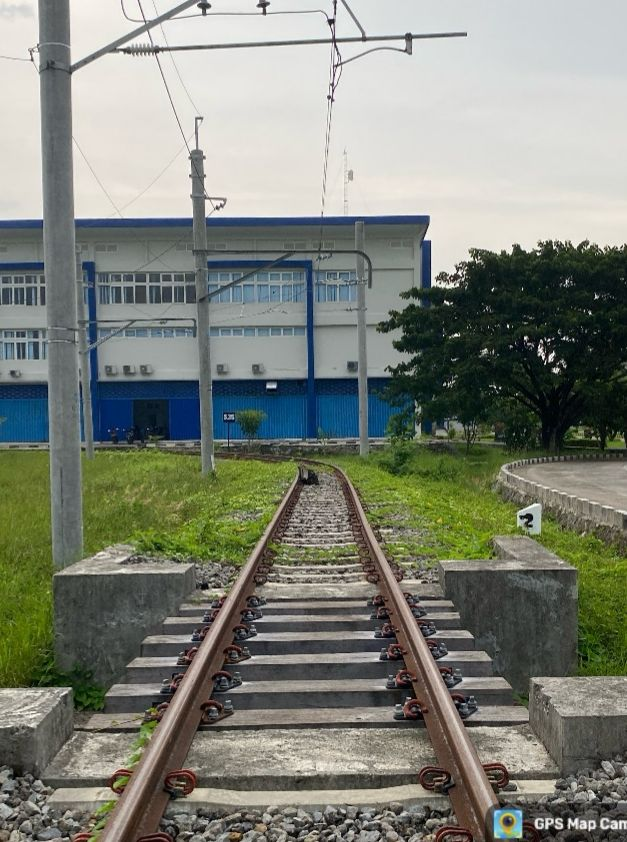
#> input picture sampel.jpg, 627 x 842 px, found by its file name
$ python canny_edge.py
#> lines starting #> are read from the running program, lines starting #| are printed output that depends on the picture
import cv2
import numpy as np

def canny_edge_detection(image_path):
    """Mendeteksi tepi menggunakan metode Canny Edge Detection"""
#> called with image_path = 'dataset/sampel.jpg'
    img = cv2.imread(image_path, cv2.IMREAD_GRAYSCALE)
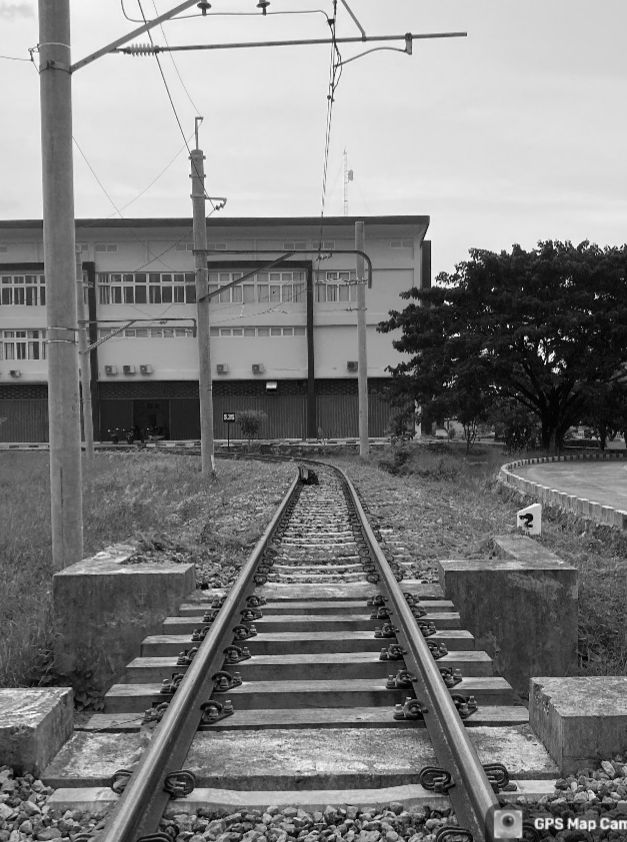
#> img: shape (842, 627); min 0, max 255, mean 127.1
    img_blur = cv2.GaussianBlur(img, (5, 5), 0)
    edges = cv2.Canny(img_blur, 50, 150)
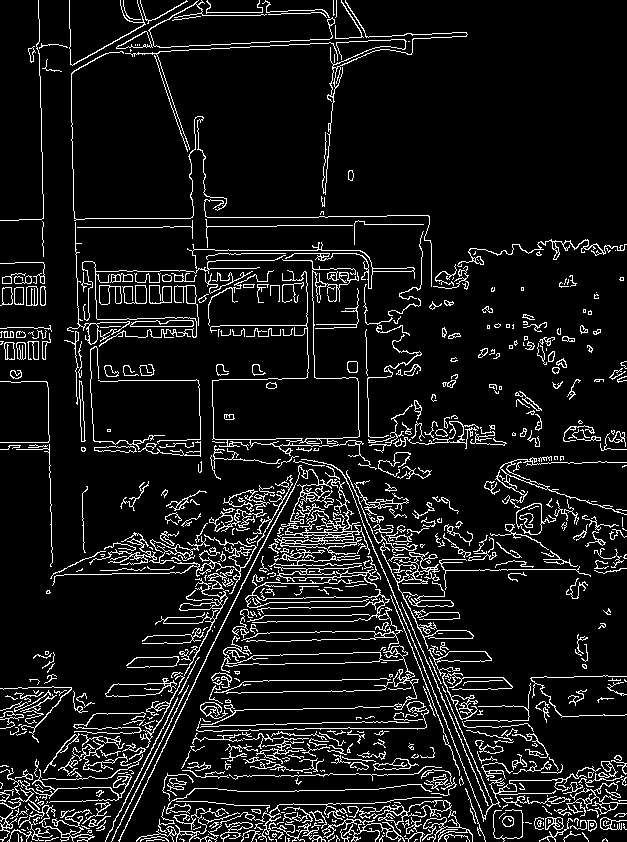
#> edges: shape (842, 627); 9.4% white in thin lines or dots

    cv2.imshow("Canny Edge Detection", edges)
    cv2.waitKey(0)
    cv2.destroyAllWindows()

    cv2.imwrite("canny_result.jpg", edges)

    return "canny_result.jpg"

# Contoh penggunaan
canny_edge_detection("dataset/sampel.jpg")

$ run again, with Combined.png saved as sampel.jpg
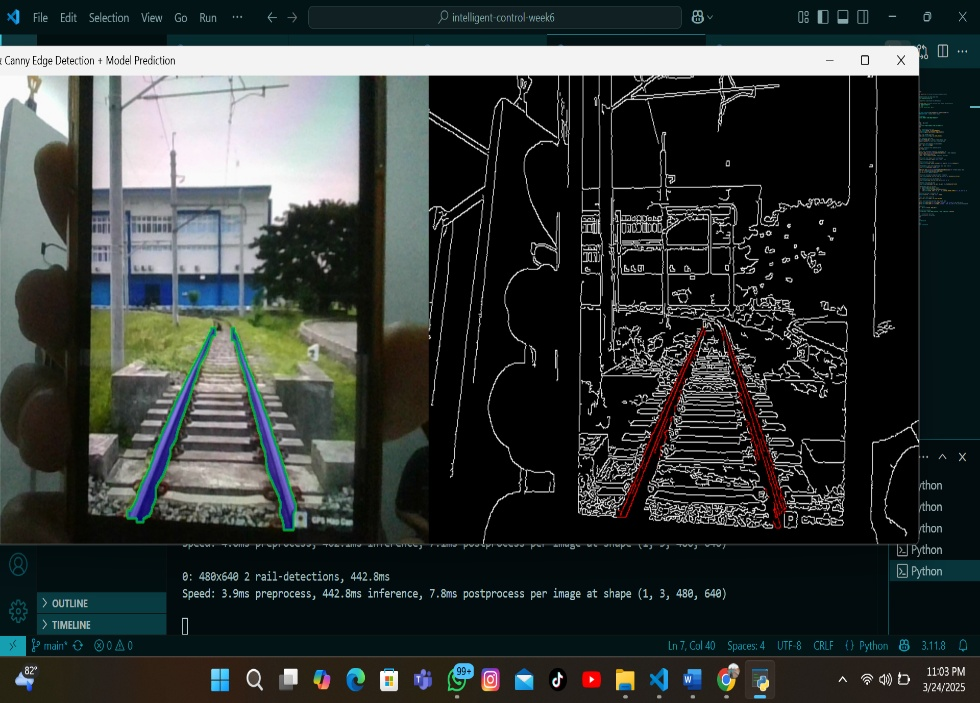
#> input picture Combined.png, 980 x 703 px, found by its file name
#> in canny_edge_detection, `img = cv2.imread(image_path, cv2.IMREAD_GRAYSCALE)`:
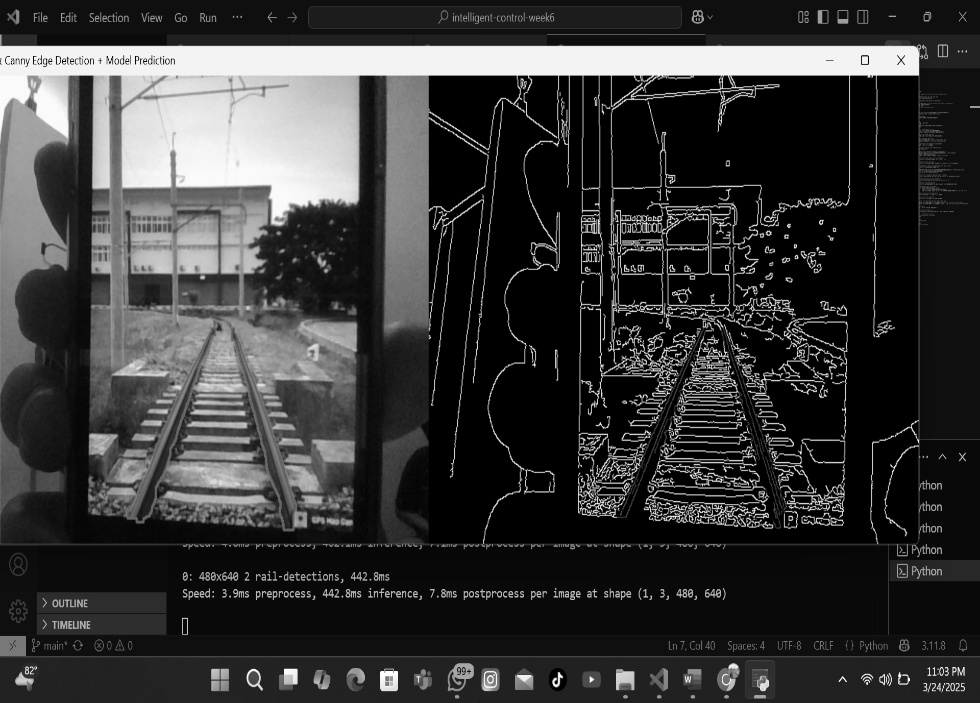
#> img: shape (703, 980); min 0, max 255, mean 55.4
#> in canny_edge_detection, `edges = cv2.Canny(img_blur, 50, 150)`:
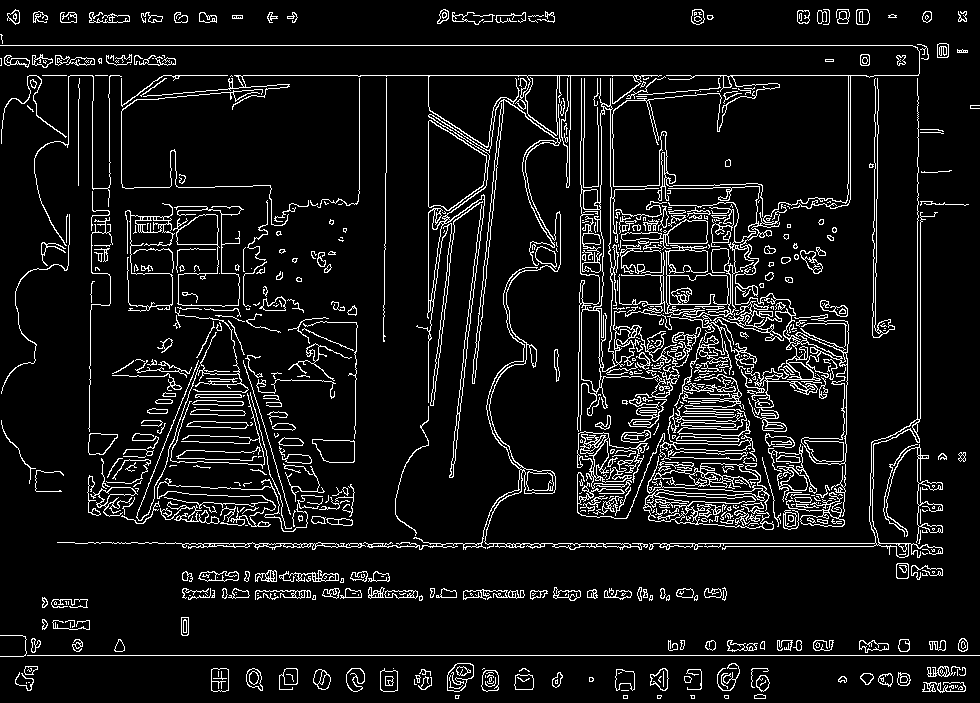
#> edges: shape (703, 980); 8.4% white in thin lines or dots
